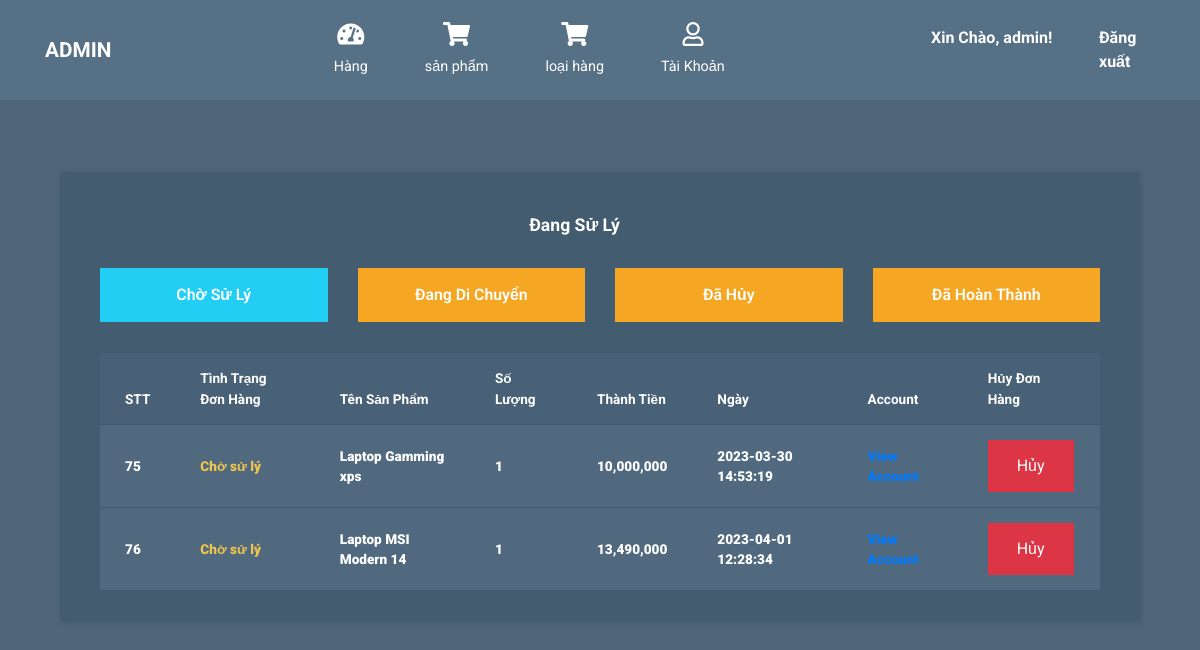
/admin/index.php (signed in), run on the app's committed database.
### tables this page shows
CREATE TABLE `tbl_order` (
  `id` int(11) NOT NULL,
  `productId` int(11) NOT NULL,
  `productName` varchar(255) NOT NULL,
  `custumerId` int(11) NOT NULL,
  `quantity` int(11) NOT NULL,
  `price` float NOT NULL,
  `image` varchar(255) NOT NULL,
  `statusId` int(11) NOT NULL DEFAULT 0,
  `date` timestamp NOT NULL DEFAULT current_timestamp() ON UPDATE current_timestamp()
);

### admin/model/database.php (called while the page is built, shortened)
<?php
Class Database{
   public $host   = DB_HOST;
   public $user   = DB_USER;
   public $pass   = DB_PASS;
   public $dbname = DB_NAME;
   public $link;
private function connectDB(){
   $this->link = new mysqli($this->host, $this->user, $this->pass,
    $this->dbname);
 }
public function select($query){
  $result = $this->link->query($query) or
   die($this->link->error.__LINE__);
  if($result->num_rows > 0){
    return $result;
  } else {
    return false;
  }
 }
}

### admin/controller/cart.php (called while the page is built, shortened)
<?php
$filepath = realpath(dirname(__FILE__));
include_once($filepath . '/../model/database.php');
?>
<?php
class cart
{
    private $db;
    public function __construct()
    {
        $this->db = new Database();
    }
    public function get_order_pending()
    {
        $query = "SELECT * FROM tbl_order";
        $result = $this->db->select($query);
        return $result;
    }
}
?>

### admin/index.php (the view, shortened to what this page needs)
<?php
include './includes/header.php';
include_once './controller/cart.php';
?>
<div class="container">
    <div class="col-12 tm-block-col mt-5">
        <div class="tm-bg-primary-dark tm-block tm-block-taller tm-block-scroll">
            <div class="row">
                <span class="tm-block-title col-md-5"></span>
                <span class="tm-block-title col-md-4">Đang Sử Lý</span>
                <span class="tm-block-title col-md-3"></span>
            </div>
            <div class="row">
                <h2 class="tm-block-title col-md-3"><a class="btn btn-primary" href="index.php" style="background-color: #23cef5;border: 2px solid #23cef5;">Chờ Sử Lý</a></h2>
                <h2 class="tm-block-title col-md-3"><a class="btn btn-primary" href="ordermoving.php">Đang Di Chuyển</a></h2>
                <h2 class="tm-block-title col-md-3"><a class="btn btn-primary" href="ordercancelled.php">Đã Hủy</a></h2>
                <h2 class="tm-block-title col-md-3"><a class="btn btn-primary" href="ordercomplete.php">Đã Hoàn Thành</a></h2>
            </div>
            <table class="table">
                <thead>
                    <tr>
                    <th scope="col">STT</th>
                        <th scope="col">Tình Trạng Đơn Hàng</th>
                        <th scope="col">Tên Sản Phẩm</th>
                        <th scope="col">Số Lượng</th>
                        <th scope="col">Thành Tiền</th>
                        <th scope="col">Ngày</th>
                        <th scope="col">Account</th>
                        <th scope="col">Hủy Đơn Hàng</th>
                    </tr>
                </thead>
                <tbody>
                    <?php
                    $ct = new cart();
                    $get_order_admin = $ct->get_order_pending();
                    if ($get_order_admin) {
                        while ($result = $get_order_admin->fetch_assoc()) {
                            if ($result['statusId'] == 0) {
                                ?>
                                <tr>
                                    <th scope="row"><b><?php echo $result['id'] ?></b></th>
                                    <td>
                                        <?php
                                                    if ($result['statusId'] == 0) {
                                                        ?>
                                            </div><a onclick ="return confirm('Bạn có muốn Di Chuyển không??')" href='?orderid=<?php echo $result['id'] ?>&price=<?php echo $result['price'] ?>&date=<?php echo $result['date'] ?>' style='color:#efc54b;'>Chờ sử lý</a>
                                        <?php
                                                    } ?>
                                    <td><b><?php echo $result['productName'] ?></b></td>
                                    <td><b><?php echo $result['quantity'] ?></b></td>
                                    <td><b><?php echo number_format($result['price']) ?></b></td>
                                    <td><?php echo $result['date'] ?></td>
                                    <td><b><a href="custumerView.php?custumerid=<?php echo $result['custumerId'] ?>">View
                                                Account</a></b></td>
                                    <td>
                                        <a class="btn btn-danger" onclick ="return confirm('Bạn có muốn Hủy đơn hàng này không??')" href='?cancelid=<?php echo $result['id'] ?>&price=<?php echo $result['price'] ?>&date=<?php echo $result['date'] ?>&cancel=cancel'>Hủy</a>
                                    </td>
                    <?php
                            }
                        }
                    }
                    ?>
        </div>
    </div>
</body>
</html>

### admin/css/templatemo-style.css (style rules this page uses)
html { font-size: 16px; overflow-x: hidden; }
body { font-family: Roboto, Helvetica, Arial, sans-serif; background-color: #4e657a; overflow-x: hidden; }
a { transition: all 0.3s ease; }
.tm-block-col { margin-bottom: 30px; }
.tm-block { padding: 40px; -webkit-box-shadow: 1px 1px 5px 0 #455c71; -moz-box-shadow: 1px 1px 5px 0 #455c71; box-shadow: 1px 1px 5px 0 #455c71; min-height: 350px; height: 100%; max-height: 450px; }
.tm-block-scroll { overflow-y: scroll; }
.tm-block-title { font-size: 1.1rem; font-weight: 700; color: #fff; margin-bottom: 30px; }
.table { background-color: #50697f; color: #fff; font-size: 85%; margin-bottom: 0; }
thead { background-color: #486177; color: #fff; }
.table thead th { border-bottom: 0; }
.btn { border-radius: 0; padding: 13px 28px; transition: all 0.2s ease; max-width: 100%; }
.btn-primary { color: #fff; background-color: #f5a623; border: 2px solid #f5a623; font-size: 90%; font-weight: 600; width: 100%; }
.table td, .table th { border-top: 1px solid #415a70; padding: 15px 25px; vertical-align: middle; }
.tm-bg-primary-dark { background-color: #435c70; }

### data on the page
tbl_order: id "75", productName "Laptop Gamming xps", quantity "1", price "10,000,000", date "2023-03-30 14:53:19"
tbl_order: id "76", productName "Laptop MSI Modern 14", quantity "1", price "13,490,000", date "2023-04-01 12:28:34"

### other printed values
Session::get('adminName') "admin"
